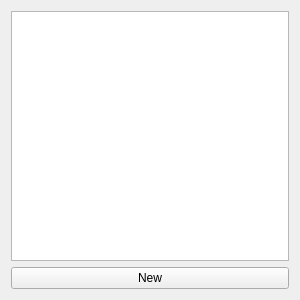
<?xml version="1.0" encoding="UTF-8"?>
<ui version="4.0">
 <class>MethodListClass</class>
 <widget class="QWidget" name="MethodListClass">
  <property name="geometry">
   <rect>
    <x>0</x>
    <y>0</y>
    <width>300</width>
    <height>300</height>
   </rect>
  </property>
  <property name="windowTitle">
   <string>MethodList</string>
  </property>
  <layout class="QGridLayout" name="gridLayout">
   <item row="0" column="0">
    <widget class="QListWidget" name="listWidget"/>
   </item>
   <item row="1" column="0">
    <widget class="QPushButton" name="pushButton">
     <property name="text">
      <string>New</string>
     </property>
    </widget>
   </item>
  </layout>
 </widget>
 <layoutdefault spacing="6" margin="11"/>
 <resources/>
 <connections/>
</ui>
